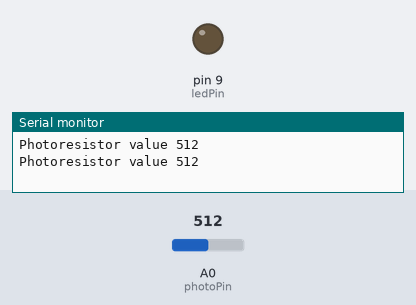
Simulated run of this sketch. Board: Arduino Uno, built with avr-gcc and run on an emulated ATmega328P. Shown: output pins drawn as LEDs (lit = HIGH), the last lines printed to the serial monitor. Inputs (shaded band) come from the test bench; at power-on: A0 (photoPin) = 512.

Above: at 1.8 s.
1.9 s: A0 (photoPin) set to 110
3.4 s: A0 (photoPin) set to 96
At 4.8 s:
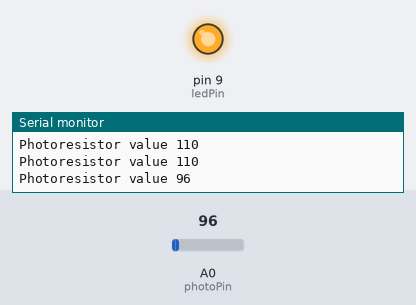
5.5 s: A0 (photoPin) set to 122
At 6.3 s:
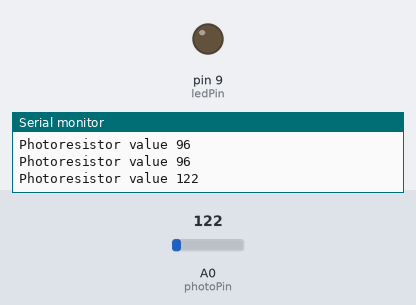
7.5 s: A0 (photoPin) set to 90
At 9.1 s:
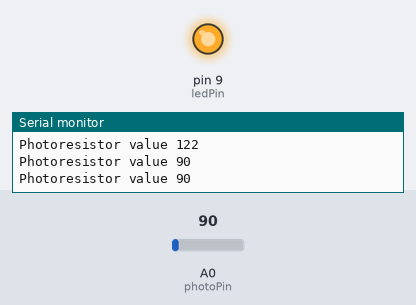
Timing chart, 0 to 10.5 s (numbered marks = the images above; inputs shaded):
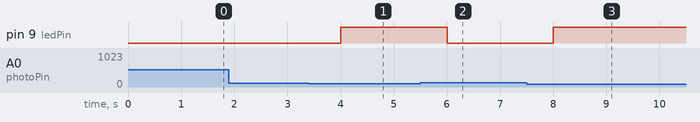

Measured:
- the behaviour switches between 101 and 100 on A0 (photoPin) (found by bisection; images 0 and 1)
- after the input at 3.4 s, pin 9 (ledPin): LOW → HIGH after 0.60 s
- after the input at 5.5 s, pin 9 (ledPin): HIGH → LOW after 0.50 s
- after the input at 7.5 s, pin 9 (ledPin): LOW → HIGH after 0.50 s

The sketch:

PhotoResistor.ino
```cpp
//Constants
const int photoPin = A0;
const int ledPin = 9;

//Variables
int photoValue;

void setup() {
  // Initialize Serial Monitor
  Serial.begin(9600);
  pinMode(photoPin, INPUT);
  pinMode(ledPin, OUTPUT);
}
void loop() {
  photoValue = analogRead(photoPin);
  Serial.print("Photoresistor value ");
  Serial.println(photoValue);
  if (photoValue > 100) {
    digitalWrite(ledPin, LOW);
  }
  else {
    digitalWrite(ledPin, HIGH);
  }
  delay(1000);
}
```
